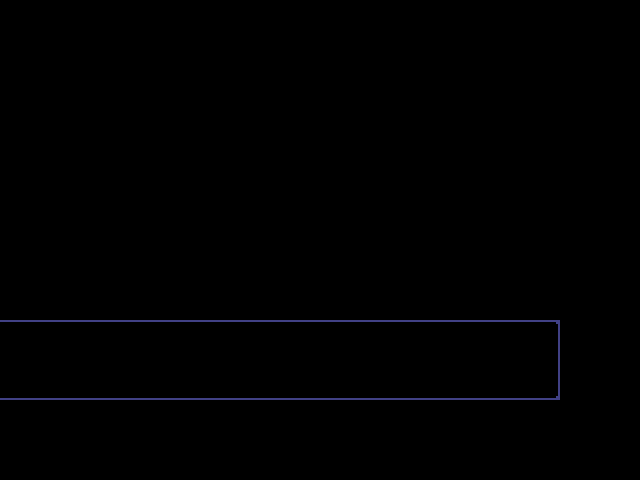

This is a level from a 2D game, rendered from its Tiled map with the project's own tilesets. A one-line summary and the complete map file follow:
An orthogonal 16x12 tile map with 40x40 px tiles, 1 tile layer (tiles), 2 tilesets and 8 objects (giantdarkdoor, entry, spawn, transition, interactable).

<map version="1.11" tiledversion="1.11.2" orientation="orthogonal" renderorder="right-down" width="16" height="12" tilewidth="40" tileheight="40" infinite="0" backgroundcolor="#000000" nextlayerid="6" nextobjectid="13">
 <editorsettings>
  <export target="east_door.lua" format="lua" />
 </editorsettings>
 <properties>
  <property name="music" value="castletown" />
 </properties>
 <tileset firstgid="1" source="../../tilesets/castle.tsx" />
 <tileset firstgid="41" source="../../tilesets/castle_town_bg.tsx" />
 <layer id="1" name="tiles" width="16" height="12">
  <data encoding="csv">
0,0,0,0,0,0,0,0,0,0,0,0,0,0,0,0,
0,0,0,0,0,0,0,0,0,0,0,0,0,0,0,0,
0,0,0,0,0,0,0,0,0,0,0,0,0,0,0,0,
0,0,0,0,0,0,0,0,0,0,0,0,0,0,0,0,
0,0,0,0,0,0,0,0,0,0,0,0,0,0,0,0,
0,0,0,0,0,0,0,0,0,0,0,0,0,0,0,0,
0,0,0,0,0,0,0,0,0,0,0,0,0,0,0,0,
0,0,0,0,0,0,0,0,0,0,0,0,0,0,0,0,
7,7,7,7,7,7,7,7,7,7,7,7,7,8,0,0,
15,15,15,15,15,15,15,15,15,15,15,15,15,16,0,0,
0,0,0,0,0,0,0,0,0,0,0,0,0,0,0,0,
0,0,0,0,0,0,0,0,0,0,0,0,0,0,0,0
</data>
 </layer>
 <objectgroup id="2" name="objects_decor">
  <object id="1" name="giantdarkdoor" gid="45" x="250" y="320" width="360" height="310" />
 </objectgroup>
 <objectgroup color="#0000ff" id="3" name="collision">
  <object id="2" x="0" y="280" width="600" height="40" />
  <object id="4" x="560" y="320" width="40" height="80" />
  <object id="5" x="0" y="400" width="600" height="40" />
 </objectgroup>
 <objectgroup color="#7f00ff" id="4" name="markers">
  <object id="8" name="entry" x="39" y="376">
   <point />
  </object>
  <object id="11" name="spawn" x="129" y="386">
   <properties>
    <property name="music" value="castletown" />
   </properties>
   <point />
  </object>
 </objectgroup>
 <objectgroup id="5" name="objects">
  <object id="9" name="transition" x="-40" y="320" width="40" height="80">
   <properties>
    <property name="map" value="tutorial_room" />
    <property name="marker" value="entry_e" />
   </properties>
  </object>
  <object id="12" name="interactable" x="350" y="260" width="170" height="60">
   <properties>
    <property name="text">* (It seems to be locked.)[wait:5]
* (It may never open again.)</property>
   </properties>
  </object>
 </objectgroup>
</map>
